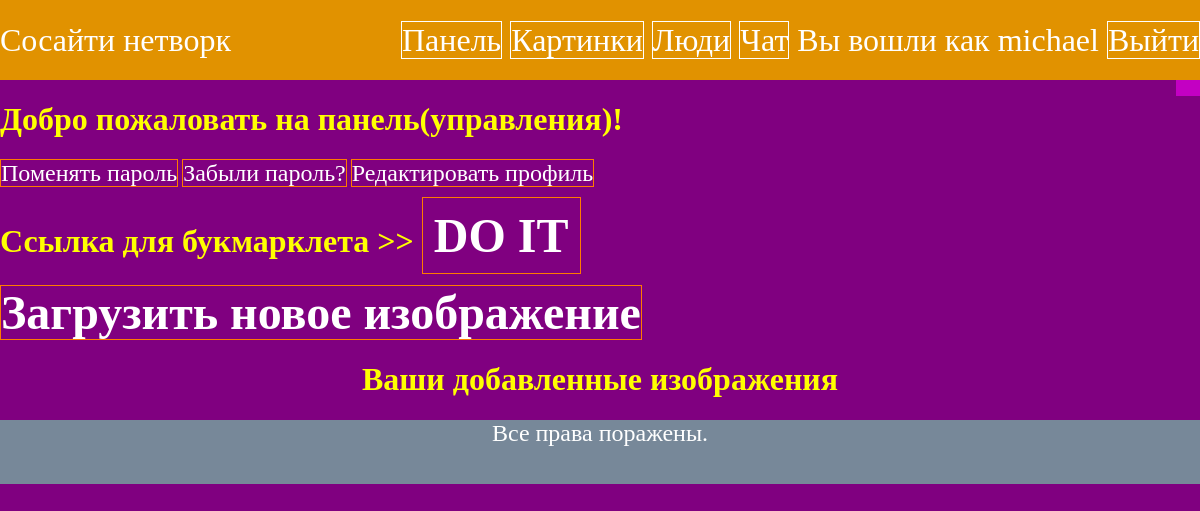
Page /account/ (signed in) on the earlier database version.
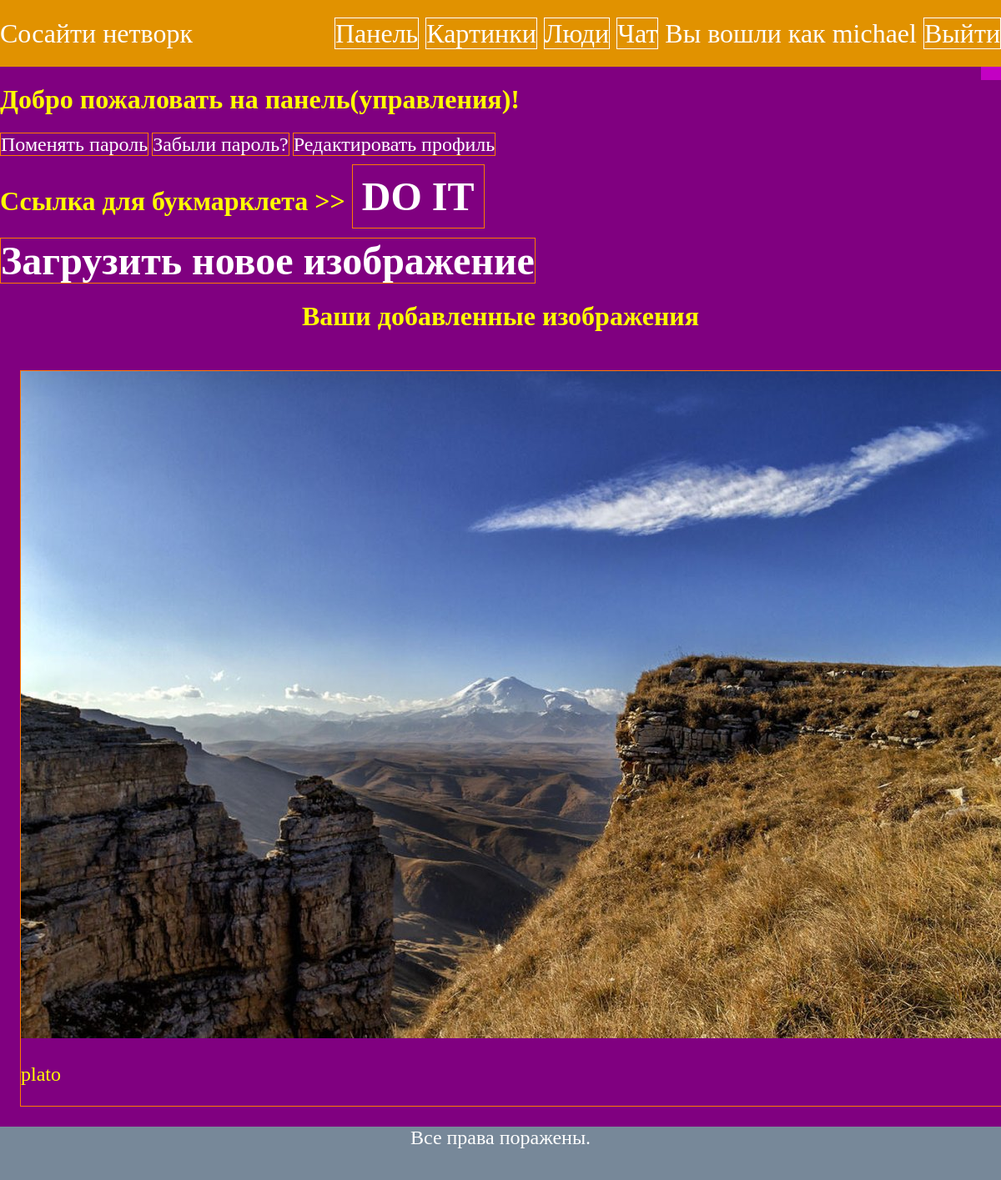
Same page on the later database version.
### images/models.py (models this page shows, shortened)
class ImageModel(models.Model):
    user = models.ForeignKey(settings.AUTH_USER_MODEL, related_name='images_added', on_delete=models.CASCADE)
    slug = models.SlugField(max_length=200, blank=True)
    title = models.CharField(max_length=100)
    description = models.TextField(blank=True)
    url = models.URLField(max_length=2000)
    image = models.ImageField(upload_to='image_added/', default='image_added/default.jpg')
    created = models.DateField(auto_now_add=True)
    likes = models.ManyToManyField(settings.AUTH_USER_MODEL, related_name='images_liked', blank=True)
    total_likes = models.PositiveIntegerField(default=0)
    class Meta:
        indexes = [
            models.Index(fields=('-created',)),
            models.Index(fields=('-total_likes',)),
        ]
        ordering = ['-created']

### account/views.py (the view)
# urls.py: path('', views.dashboard, name='dashboard'),
@login_required
def dashboard(request):
    actions = Action.objects.exclude(user=request.user)
    following_id = request.user.following.values_list('id', flat=True)
    if following_id:
        actions = actions.filter(user_id__in=following_id)
    actions = actions.select_related('user', 'user__profile').prefetch_related('target')[:10]
    return render(request, 'account/dashboard.html', {'section': 'dashboard', 'actions': actions})

### images/templatetags/lst_img_tags.py (called while the page is built, shortened)
@register.inclusion_tag('images/list_images_for_tag.html')
def list_images_tag(user=None, page=None):
    if user:
        images = ImageModel.objects.filter(user=user)
    return {'images': images, 'is_user': user}

### account/templates/account/dashboard.html (shortened to what this page needs)
{% extends 'account/base.html' %}
{% load lst_img_tags %}
{% block content %}
    <h1 class="msg-simple">Добро пожаловать на панель(управления)!</h1>
    <a href="{% url 'pass-change' %}">Поменять пароль</a>
    <a href="{% url 'pass-reset' %}">Забыли пароль?</a>
    <a href="{% url 'edit-profile' %}">Редактировать профиль</a>
    <h1 class="msg-simple">Ссылка для букмарклета &gt;&gt; <a class="link-bookm" href="javascript:{% include 'bkmrl_launch.js' %}">DO IT</a></h1>
    <h1 class="msg-simple"> <a href="{% url 'create-image' %}">Загрузить новое изображение</a></h1>
    <h1 class="msg-simple" style="text-align: center;">Ваши добавленные изображения</h1>
    <div class="side-actions">
    </div>
    {% list_images_tag user %}
{% endblock %}

### images/templates/images/list_images_for_tag.html (shortened to what this page needs)
{% load thumbnail %}
<div class="list-images">
    {% for image in images %}
        <div class="image-box">
            <a href="{% url 'detail-image' image.slug %}">
                <img src="{% thumbnail image.image 300x300 crop='smart' %}" alt="">
                <p class="msg-simple">{{ image.title }}</p>
            </a>
        </div>
    {% endfor %}
</div>

Differences in the rows shown:
added ImageModel: image (picture), title "plato"
